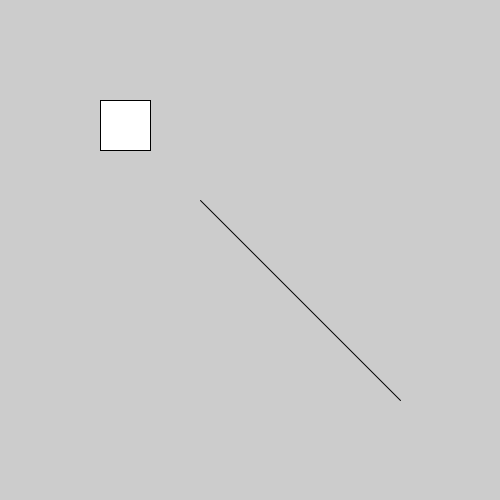
Frame 1 (no input)
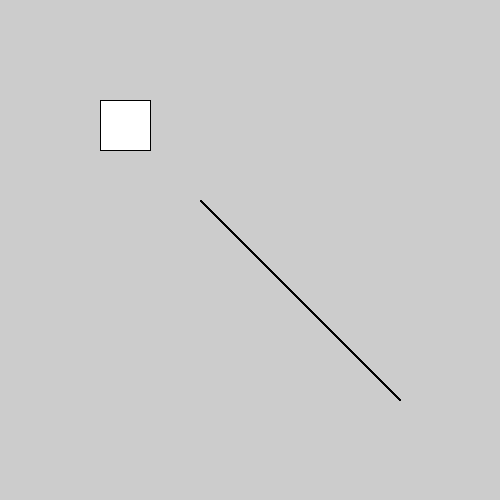
Frame 60 (the mouse pressed at the canvas centre just before this capture)
Frame 120 (the mouse held since frame 60 and released just before this capture): identical to frame 60, image omitted

The Processing sketch that drew these frames (run headless with seeded random() and noise(); from frame 60 on, the mouse is pressed at the canvas centre):

// Processing sketch: sketch_151108a
// ── sketch_151108a.pde
void setup() {
  size(500,500);
}

void draw() {
  line(200, 200, 400, 400);
  rect(100, 100, 50, 50);
  
  /*This is a comment*/
  //This is another comment
}
